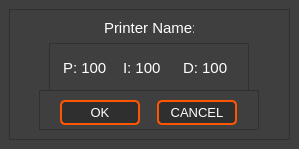
<?xml version="1.0" encoding="UTF-8"?>
<ui version="4.0">
 <class>AutoTune</class>
 <widget class="QWidget" name="AutoTune">
  <property name="geometry">
   <rect>
    <x>0</x>
    <y>0</y>
    <width>299</width>
    <height>149</height>
   </rect>
  </property>
  <property name="minimumSize">
   <size>
    <width>299</width>
    <height>140</height>
   </size>
  </property>
  <property name="maximumSize">
   <size>
    <width>299</width>
    <height>149</height>
   </size>
  </property>
  <property name="windowTitle">
   <string>Form</string>
  </property>
  <property name="styleSheet">
   <string notr="true">color: rgb(255, 255, 255);
background-color: rgb(63, 63, 63);</string>
  </property>
  <widget class="QFrame" name="frame_2">
   <property name="geometry">
    <rect>
     <x>9</x>
     <y>9</y>
     <width>281</width>
     <height>131</height>
    </rect>
   </property>
   <property name="minimumSize">
    <size>
     <width>281</width>
     <height>131</height>
    </size>
   </property>
   <property name="maximumSize">
    <size>
     <width>281</width>
     <height>131</height>
    </size>
   </property>
   <property name="frameShape">
    <enum>QFrame::StyledPanel</enum>
   </property>
   <property name="frameShadow">
    <enum>QFrame::Raised</enum>
   </property>
   <widget class="QLabel" name="label">
    <property name="geometry">
     <rect>
      <x>95</x>
      <y>10</y>
      <width>90</width>
      <height>18</height>
     </rect>
    </property>
    <property name="maximumSize">
     <size>
      <width>100</width>
      <height>50</height>
     </size>
    </property>
    <property name="font">
     <font>
      <pointsize>11</pointsize>
     </font>
    </property>
    <property name="text">
     <string>Printer Name:</string>
    </property>
   </widget>
   <widget class="QFrame" name="frame_3">
    <property name="geometry">
     <rect>
      <x>40</x>
      <y>34</y>
      <width>200</width>
      <height>50</height>
     </rect>
    </property>
    <property name="minimumSize">
     <size>
      <width>200</width>
      <height>50</height>
     </size>
    </property>
    <property name="maximumSize">
     <size>
      <width>200</width>
      <height>50</height>
     </size>
    </property>
    <property name="frameShape">
     <enum>QFrame::StyledPanel</enum>
    </property>
    <property name="frameShadow">
     <enum>QFrame::Raised</enum>
    </property>
    <layout class="QHBoxLayout" name="horizontalLayout_2">
     <item>
      <widget class="QLabel" name="label_2">
       <property name="maximumSize">
        <size>
         <width>50</width>
         <height>50</height>
        </size>
       </property>
       <property name="font">
        <font>
         <pointsize>11</pointsize>
        </font>
       </property>
       <property name="text">
        <string>P: 100</string>
       </property>
      </widget>
     </item>
     <item>
      <widget class="QLabel" name="label_3">
       <property name="maximumSize">
        <size>
         <width>50</width>
         <height>50</height>
        </size>
       </property>
       <property name="font">
        <font>
         <pointsize>11</pointsize>
        </font>
       </property>
       <property name="text">
        <string>I: 100</string>
       </property>
      </widget>
     </item>
     <item>
      <widget class="QLabel" name="label_4">
       <property name="maximumSize">
        <size>
         <width>50</width>
         <height>50</height>
        </size>
       </property>
       <property name="font">
        <font>
         <pointsize>11</pointsize>
        </font>
       </property>
       <property name="text">
        <string>D: 100</string>
       </property>
      </widget>
     </item>
    </layout>
   </widget>
   <widget class="QFrame" name="frame_4">
    <property name="geometry">
     <rect>
      <x>30</x>
      <y>81</y>
      <width>220</width>
      <height>40</height>
     </rect>
    </property>
    <property name="minimumSize">
     <size>
      <width>220</width>
      <height>40</height>
     </size>
    </property>
    <property name="maximumSize">
     <size>
      <width>220</width>
      <height>40</height>
     </size>
    </property>
    <property name="frameShape">
     <enum>QFrame::StyledPanel</enum>
    </property>
    <property name="frameShadow">
     <enum>QFrame::Raised</enum>
    </property>
    <layout class="QHBoxLayout" name="horizontalLayout">
     <item>
      <widget class="QPushButton" name="ok_autotune">
       <property name="minimumSize">
        <size>
         <width>80</width>
         <height>25</height>
        </size>
       </property>
       <property name="maximumSize">
        <size>
         <width>80</width>
         <height>25</height>
        </size>
       </property>
       <property name="font">
        <font>
         <pointsize>10</pointsize>
         <weight>50</weight>
         <bold>false</bold>
        </font>
       </property>
       <property name="styleSheet">
        <string notr="true">QPushButton {
background-color:rgb(47, 47, 47);
color: rgb(255, 255, 255);
border-style: solid;
border-radius:5px;
border-width:2px; 
border-color:rgb(255, 85, 0);
}
QPushButton:hover {
border-width:3px; 
border-color:rgb(255, 115, 30);
}
QPushButton:pressed {
background-color:rgb(255, 115, 30);
border-color: rgb(255, 195, 110);
border-width: 4px;     
}
QPushButton:disabled{
background-color: rgb(255, 149, 62);
color: rgb(83, 83, 83);
border-color:rgb(83, 83, 83);
}

</string>
       </property>
       <property name="text">
        <string>OK</string>
       </property>
      </widget>
     </item>
     <item>
      <widget class="QPushButton" name="cancel_autotune">
       <property name="minimumSize">
        <size>
         <width>80</width>
         <height>25</height>
        </size>
       </property>
       <property name="maximumSize">
        <size>
         <width>80</width>
         <height>25</height>
        </size>
       </property>
       <property name="font">
        <font>
         <pointsize>10</pointsize>
        </font>
       </property>
       <property name="styleSheet">
        <string notr="true">QPushButton {
background-color:rgb(47, 47, 47);
color: rgb(255, 255, 255);
border-style: solid;
border-radius:5px;
border-width:2px; 
border-color:rgb(255, 85, 0);
}
QPushButton:hover {
border-width:3px; 
border-color:rgb(255, 115, 30);
}
QPushButton:pressed {
background-color:rgb(255, 115, 30);
border-color: rgb(255, 195, 110);
border-width: 4px;     
}
QPushButton:disabled{
background-color: rgb(255, 149, 62);
color: rgb(83, 83, 83);
border-color:rgb(83, 83, 83);
}

</string>
       </property>
       <property name="text">
        <string>CANCEL</string>
       </property>
      </widget>
     </item>
    </layout>
   </widget>
  </widget>
 </widget>
 <resources/>
 <connections/>
</ui>
